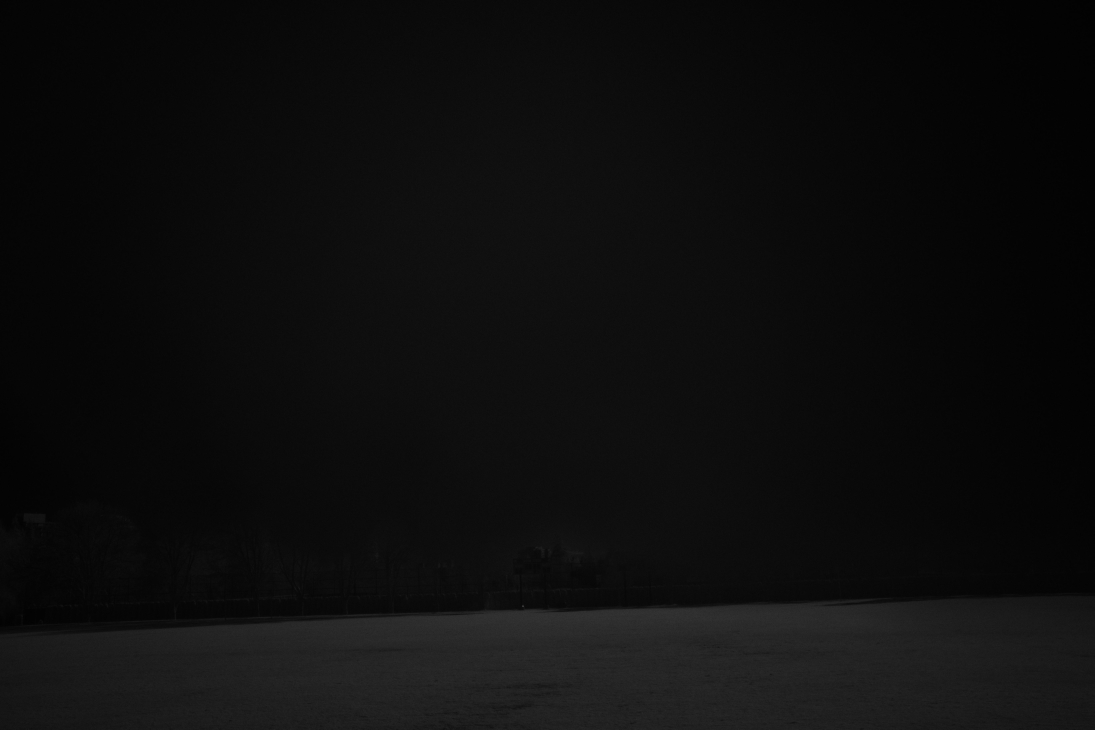
#> input picture ir_images/jan17_test.jpg, 5472 x 3648 px (shown at 1/5 size)
$ python -i tophat.py   (imports and definitions only)
#> lines starting #> are read from the running program, lines starting #| are printed output that depends on the picture; after the words box and inside, x2 and y2 are one past the last pixel; in counts of white or black regions, pixels touching at a corner belong together
import argparse
import os
import json
import cv2
from PIL import Image, ImageDraw


def process_image(image_path):
#> called with image_path = '../ir_images/jan17_test.jpg'
    image = cv2.imread(image_path, cv2.IMREAD_GRAYSCALE)
#> image is the input picture: shape (3648, 5472); min 0, max 255, mean 13.5
    Kernel = cv2.getStructuringElement(cv2.MORPH_ELLIPSE, (21, 21))
    whitehat = cv2.morphologyEx(image, cv2.MORPH_TOPHAT, Kernel)
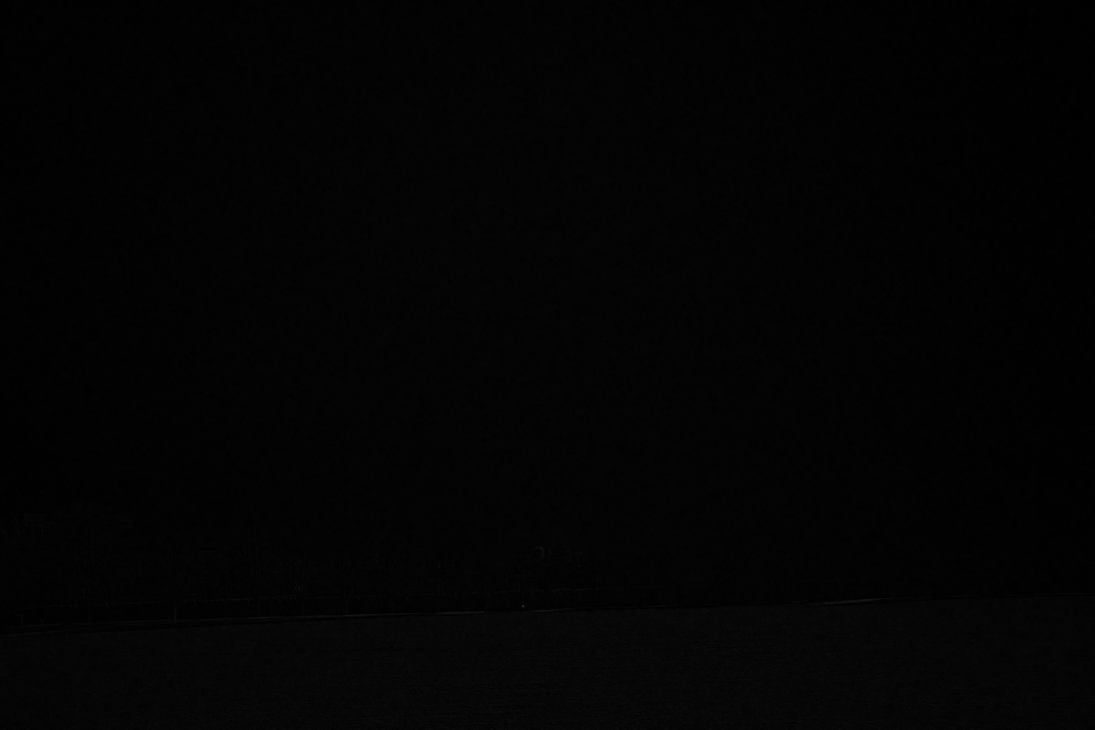
#> whitehat: shape (3648, 5472) (shown at 1/5 size); min 0, max 252, mean 3.2

    _, th2 = cv2.threshold(whitehat, 100, 255, cv2.THRESH_BINARY)
#> th2: shape (3648, 5472); 0% white in thin lines or dots, all inside (x1, y1, x2, y2) = (2613, 3029, 2617, 3032)
    num_labels, labels, stats, centroids = cv2.connectedComponentsWithStats(th2)
#> num_labels = 2; stats = [[0, 0, 5472, 3648, 19961845], [2613, 3029, 4, 3, 11]]; centroids = [[2735.5, 1823.5], [2614.4, 3030.1]]

    tophat = Image.fromarray(whitehat)
    draw = ImageDraw.Draw(tophat)

    # Draw red circles on the centroids
    for i in range(1, num_labels):  # Start from 1 to skip the background
        # Get the centroid for each component
        cx, cy = centroids[i]

        # Draw a red circle at the centroid
        radius = 20  # Circle radius
        draw.ellipse([cx - radius, cy - radius, cx + radius, cy + radius], outline="white", width=2)
#> this loop made 1 pass
    tophat.show()

    timestamp = os.path.splitext(os.path.basename(image_path))[0]
#> (the run stopped early here; a loop or call above may not have finished)
